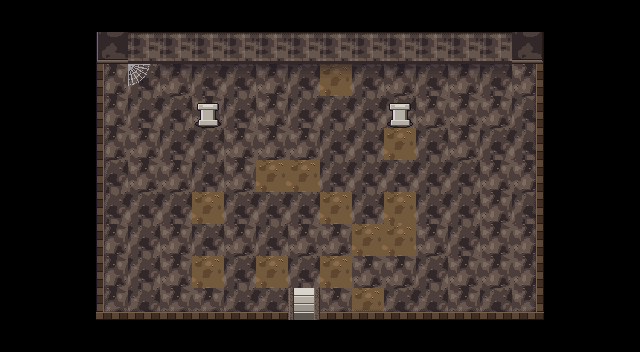

This game map was drawn from its Tiled (.tmx) file and the tilesets committed beside it. A one-line description and the full map source follow:
An orthogonal 20x11 tile map with 32x32 px tiles, 4 tile layers (Sol, Decor, Murs, Dessus) and 5 objects (2x Article, Sortie, Spawn, PNJ).

<map version="1.10" tiledversion="1.12.2" orientation="orthogonal" renderorder="right-down" width="20" height="11" tilewidth="32" tileheight="32" infinite="0" nextlayerid="6" nextobjectid="7">
 <properties>
  <property name="camera" value="ecran" />
 </properties>
 <tileset firstgid="1" source="../tilesets/interieurs.tsx" />
 <layer id="1" name="Sol" width="20" height="11">
  <data encoding="csv">
0,0,0,0,0,0,0,0,0,0,0,0,0,0,0,0,0,0,0,0,
0,0,0,10,11,11,10,10,10,10,10,11,10,10,11,11,10,0,0,0,
0,0,0,11,10,11,10,10,11,10,9,10,11,10,11,10,11,0,0,0,
0,0,0,11,10,10,11,10,11,10,10,10,10,11,11,11,10,0,0,0,
0,0,0,11,11,10,10,11,11,11,10,10,9,10,11,10,10,0,0,0,
0,0,0,10,11,11,10,11,9,9,10,10,10,10,10,11,11,0,0,0,
0,0,0,10,10,10,9,10,10,10,9,10,9,10,10,11,10,0,0,0,
0,0,0,11,10,11,10,11,10,11,11,9,9,11,10,11,11,0,0,0,
0,0,0,11,10,11,9,10,9,10,9,11,11,10,11,11,11,0,0,0,
0,0,0,11,10,11,11,10,10,10,11,9,10,10,11,10,11,0,0,0,
0,0,0,0,0,0,0,0,0,0,0,0,0,0,0,0,0,0,0,0
</data>
 </layer>
 <layer id="2" name="Decor" width="20" height="11">
  <data encoding="csv">
0,0,0,0,0,0,0,0,0,0,0,0,0,0,0,0,0,0,0,0,
0,0,0,0,0,0,0,0,0,0,0,0,0,0,0,0,0,0,0,0,
0,0,0,0,80,15,15,15,15,15,15,15,15,15,15,15,0,0,0,0,
0,0,0,0,0,0,0,0,0,0,0,0,0,0,0,0,0,0,0,0,
0,0,0,0,0,0,0,0,0,0,0,0,0,0,0,0,0,0,0,0,
0,0,0,0,0,0,0,0,0,0,0,0,0,0,0,0,0,0,0,0,
0,0,0,0,0,0,0,0,0,0,0,0,0,0,0,0,0,0,0,0,
0,0,0,0,0,0,0,0,0,0,0,0,0,0,0,0,0,0,0,0,
0,0,0,0,0,0,0,0,0,0,0,0,0,0,0,0,0,0,0,0,
0,0,0,0,0,0,0,0,0,0,0,0,0,0,0,0,0,0,0,0,
0,0,0,0,0,0,0,0,0,0,0,0,0,0,0,0,0,0,0,0
</data>
 </layer>
 <layer id="3" name="Murs" width="20" height="11">
  <data encoding="csv">
0,0,0,0,0,0,0,0,0,0,0,0,0,0,0,0,0,0,0,0,
0,0,0,69,66,66,66,66,66,66,66,66,66,66,66,66,70,0,0,0,
0,0,0,71,0,0,0,0,0,0,0,0,0,0,0,0,72,0,0,0,
0,0,0,71,0,0,79,0,0,0,0,0,79,0,0,0,72,0,0,0,
0,0,0,71,0,0,0,0,0,0,0,0,0,0,0,0,72,0,0,0,
0,0,0,71,0,0,0,0,0,0,0,0,0,0,0,0,72,0,0,0,
0,0,0,71,0,0,0,0,0,0,0,0,0,0,0,0,72,0,0,0,
0,0,0,71,0,0,0,0,0,0,0,0,0,0,0,0,72,0,0,0,
0,0,0,71,0,0,0,0,0,0,0,0,0,0,0,0,72,0,0,0,
0,0,0,74,73,73,73,73,73,78,73,73,73,73,73,73,75,0,0,0,
0,0,0,0,0,0,0,0,0,0,0,0,0,0,0,0,0,0,0,0
</data>
 </layer>
 <objectgroup id="4" name="Objets">
  <object id="1" type="Sortie" x="288" y="288" width="32" height="32">
   <properties>
    <property name="cible_carte" value="res://scenes/rooms/village_room.tscn" />
    <property name="cible_spawn" value="depuis_cave_garrick" />
    <property name="godot_node_type" value="area" />
   </properties>
  </object>
  <object id="2" type="Spawn" x="304" y="272">
   <properties>
    <property name="id" value="depuis_village" />
   </properties>
   <point />
  </object>
 <object id="3" type="Article" x="208" y="112">
   <properties>
    <property name="id" value="village_cave_grand_carquois" />
    <property name="contenu" value="grand_carquois" />
    <property name="prix" type="int" value="100" />
    <property name="unique" type="bool" value="true" />
    <property name="etape" type="int" value="2" />
   </properties>
   <point />
  </object>
 <object id="4" type="Article" x="400" y="112">
   <properties>
    <property name="id" value="village_cave_grand_sac" />
    <property name="contenu" value="grand_sac_bombes" />
    <property name="prix" type="int" value="100" />
    <property name="unique" type="bool" value="true" />
    <property name="etape" type="int" value="2" />
   </properties>
   <point />
  </object>
 <object id="5" type="PNJ" x="304" y="112">
   <properties>
    <property name="id" value="garrick_cave" />
    <property name="sprite" value="garrick" />
    <property name="direction" value="down" />
    <property name="etape_min" type="int" value="2" />
   </properties>
   <point />
  </object>
 </objectgroup>
 <layer id="5" name="Dessus" width="20" height="11">
  <data encoding="csv">
0,0,0,0,0,0,0,0,0,0,0,0,0,0,0,0,0,0,0,0,
0,0,0,0,0,0,0,0,0,0,0,0,0,0,0,0,0,0,0,0,
0,0,0,0,0,0,0,0,0,0,0,0,0,0,0,0,0,0,0,0,
0,0,0,0,0,0,0,0,0,0,0,0,0,0,0,0,0,0,0,0,
0,0,0,0,0,0,0,0,0,0,0,0,0,0,0,0,0,0,0,0,
0,0,0,0,0,0,0,0,0,0,0,0,0,0,0,0,0,0,0,0,
0,0,0,0,0,0,0,0,0,0,0,0,0,0,0,0,0,0,0,0,
0,0,0,0,0,0,0,0,0,0,0,0,0,0,0,0,0,0,0,0,
0,0,0,0,0,0,0,0,0,0,0,0,0,0,0,0,0,0,0,0,
0,0,0,0,0,0,0,0,0,0,0,0,0,0,0,0,0,0,0,0,
0,0,0,0,0,0,0,0,0,0,0,0,0,0,0,0,0,0,0,0
</data>
 </layer>
</map>
